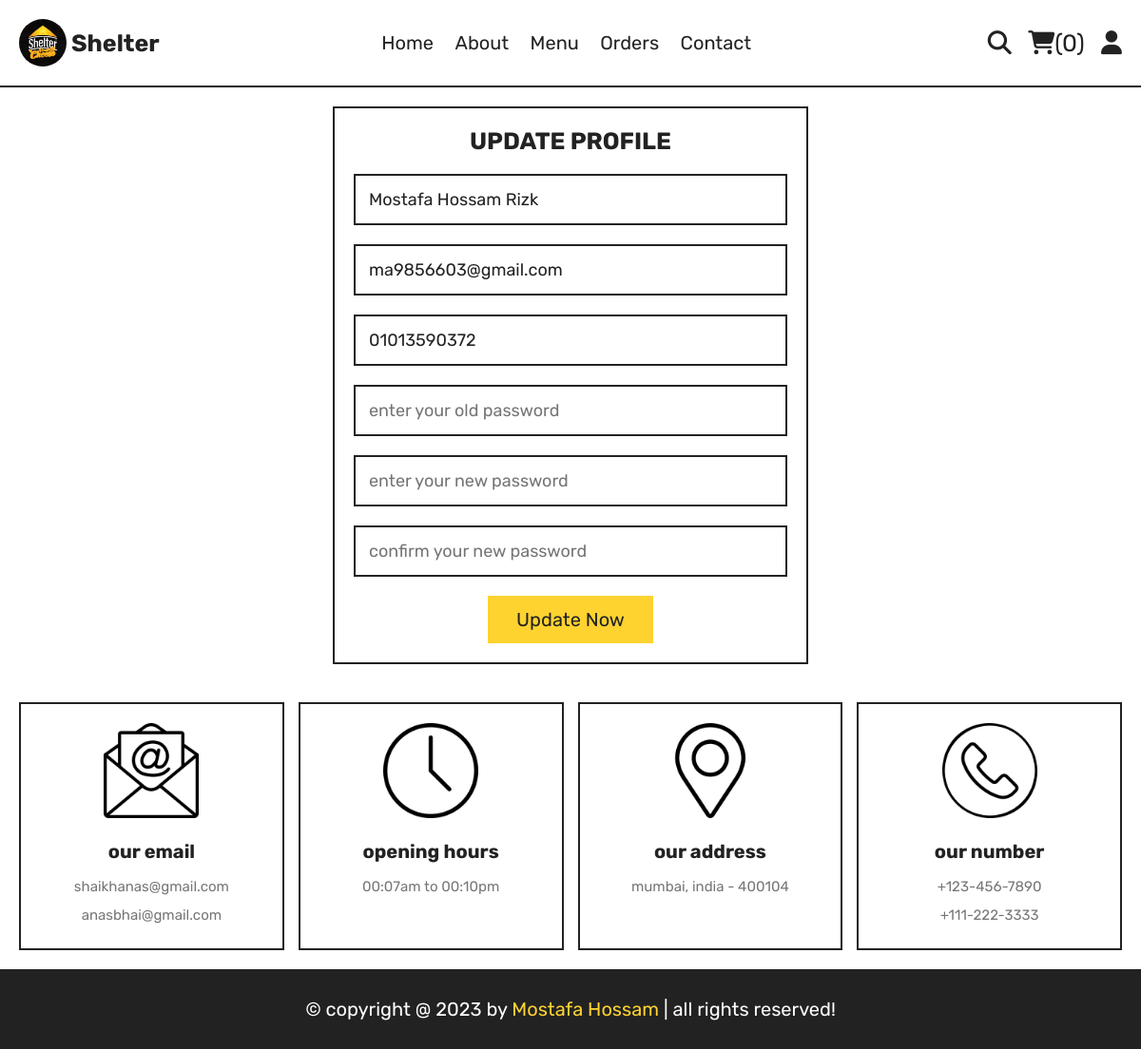
Screenshot of /update_profile.php (signed in) with the database file from the repository.
### tables this page shows
CREATE TABLE `users` (
  `user_id` int(11) NOT NULL,
  `user_name` varchar(100) NOT NULL,
  `user_email` varchar(100) NOT NULL,
  `user_number` varchar(12) NOT NULL,
  `user_password` varchar(255) NOT NULL,
  `user_address` varchar(200) NOT NULL DEFAULT 'xx',
  `user_register` date DEFAULT current_timestamp()
);

### components/user_session.php (called while the page is built, shortened)
<?php
if (isset($_SESSION['user_name']) && isset($_SESSION['user_id'])) {
    $user_id = $_SESSION['user_id'];
} else {
    header("location: login.php");
    exit();
}

### update_profile.php (the view, shortened to what this page needs)
<?php
include_once("components/connection.php");
include_once("components/user_session.php");
$user_update = $connection->query("SELECT * FROM `users` WHERE `user_id`=$user_id");
$user_update = $user_update->fetch(PDO::FETCH_ASSOC);
?>
<?php include_once("components/user_navbar.php"); ?>
<section class="form-container">
   <form action="" method="POST">
      <h3>update profile</h3>
      <input type="text" required maxlength="50" name="name" placeholder="enter your name" class="box" value="<?php echo $user_update['user_name'] ?>">
      <input type="email" required maxlength="50" name="email" placeholder="enter your email" class="box" oninput="this.value = this.value.replace(/\s/g, '')" value="<?php echo $user_update['user_email'] ?>">
      <input type="numner" placeholder="enter your number" required class="box" name="number" value="<?php echo $user_update['user_number'] ?>">
      <input type="password" name="old_pass" required placeholder="enter your old password" class="box" oninput="this.value = this.value.replace(/\s/g, '')">
      <input type="password" maxlength="30" name="new_pass" placeholder="enter your new password" class="box" oninput="this.value = this.value.replace(/\s/g, '')">
      <input type="password" maxlength="30" name="confirm_pass" placeholder="confirm your new password" class="box" oninput="this.value = this.value.replace(/\s/g, '')">
      <input type="submit" value="update now" class="btn" name="update_profile">
   </form>
</section>
<?php
include_once("components/user_footer.php");
?>

### css/style.css (style rules this page uses)
:root { --yellow: #fed330; --red: #e74c3c; --white: #fff; --black: #222; --light-color: #777; --border: 0.2rem solid var(--black); }
* { font-family: "Rubik", sans-serif; margin: 0; padding: 0; box-sizing: border-box; outline: none; border: none; text-decoration: none; transition: 0.2s linear; }
html { font-size: 62.5%; overflow-x: hidden; scroll-behavior: smooth; scroll-padding-top: 8rem; }
section { max-width: 1200px; margin: 0 auto; padding: 2rem; }
.delete-btn, .btn { display: inline-block; margin-top: 1rem; padding: 1.3rem 3rem; cursor: pointer; font-size: 2rem; text-transform: capitalize; }
.btn { background-color: var(--yellow); color: var(--black); }
.form-container form { max-width: 50rem; margin: 0 auto; border: var(--border); padding: 2rem; text-align: center; }
.form-container form h3 { margin-bottom: 1rem; font-size: 2.5rem; text-transform: uppercase; color: var(--black); }
.form-container form .box { margin: 1rem 0; padding: 1.4rem; color: var(--black); border: var(--border); font-size: 1.8rem; width: 100%; }

### rows the page displays
users: name "Mostafa Hossam Rizk", email "ma9856603@gmail.com", number "01013590372"

### other values shown
$count_product_in_cart "0"
